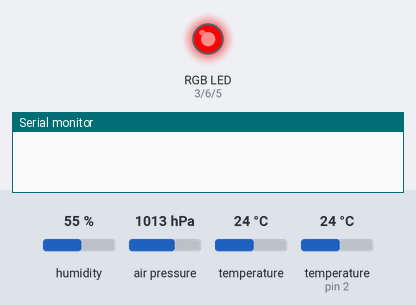
Bench run of a sketch on a simulated Arduino Uno, built for the host (arithmetic inside an expression is 32-bit, double 64-bit). Shown: an RGB LED mixed from three pins (HIGH = lit), the last lines printed to the serial monitor. The inputs (shaded band) are chosen by the test bench; at power-on: humidity 55 %, air pressure 1013 hPa, temperature 24 °C, temperature (sensor on pin 2) 24 °C. WiFi joins after 1.5 s; servers stay silent unless stated; web services answer with replies made up by the test bench.

Above: at 0.1 s.
At 0.6 s:
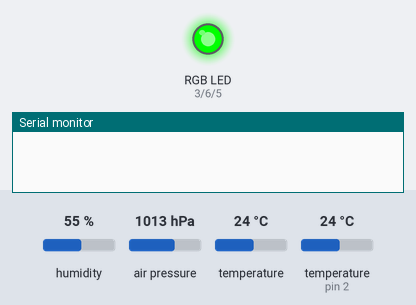
At 1.3 s:
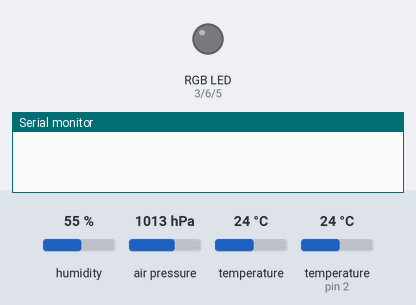
At 72.7 s:
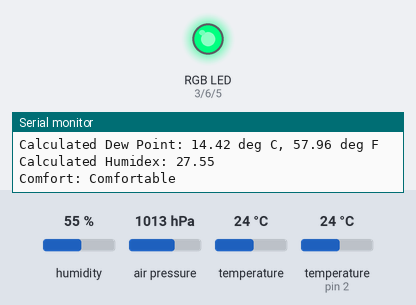
Timing chart, 0 to 74.2 s (numbered marks = the images above):
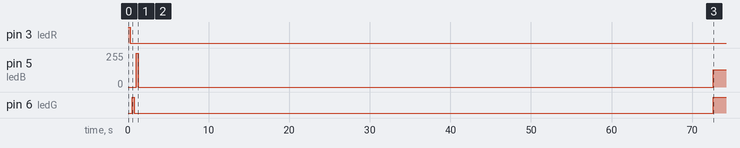

Measured:
- by itself, pin 5 (ledB): 255/255 → 0/255 at 1.3 s, → 128/255 71.4 s later
- by itself, pin 6 (ledG): HIGH → LOW at 0.75 s, → HIGH 71.9 s later

The sketch:

ArduinoHumidex.ino
```cpp
/*
 * Created: August 4, 2015 by Joaquin Arosemena (joaquin.arosemena.507@gmail.com)
 * Github Code: https://github.com/JJAU-PTY/ArduinoHumidex/
 * LIVE Example: https://thingspeak.com/channels/49870
 * References
 * https://learn.adafruit.com/memories-of-an-arduino/optimizing-sram
 * https://learn.adafruit.com/dht
 * https://learn.sparkfun.com/tutorials/bmp180-barometric-pressure-sensor-hookup-?_ga=1.102655620.480421976.1434405733
 * https://thingspeak.com/
 * http://www.engineeringtoolbox.com/absolute-humidity-air-d_681.html
 * http://www.best-microcontroller-projects.com/dht22.html#Dew_Point
 * https://www.safaribooksonline.com/library/view/arduino-cookbook/9781449399368/ch04.html
 * http://www.instructables.com/id/Send-sensor-data-DHT11-BMP180-to-ThingSpeak-with-a/step2/The-Program/
 * http://www.ccohs.ca/oshanswers/phys_agents/humidex.html
 * https://www.electronicsblog.net/arduino-based-temperature-and-humidityhumidex-meter-with-dht22-sensor-and-color-lcd/
 */

//Ethernet libraries
#include <SPI.h>
#include <Ethernet.h>
EthernetClient client;

//Sensors libraries
#include "DHT.h"
#include <SFE_BMP180.h>
#include <Wire.h>
#define DHTPIN 2
#define DHTTYPE DHT11   // DHT 11 Selector
SFE_BMP180 pressure;
#define ALTITUDE 12.0 // Set your current altitude in meters here
DHT dht(DHTPIN, DHTTYPE);

//Custom Made Struct Lib
#include "MyTypes.h"
STHumidex THumidex;

//Ethernet Variables
byte mac[] = { 0xD4, 0x28, 0xB2, 0xFF, 0xA0, 0xA1 }; // Must be unique on local network
String writeAPIKey = "PUT-API-KEY-HERE"; //Put your API Key between the quotes
char thingSpeakAddress[] = "api.thingspeak.com";
const int updateThingSpeakInterval = 16 * 1000;
long lastConnectionTime = 0;
boolean lastConnected = false;
int failedCounter = 0;
char textserver;
unsigned int WaitTime = 50000; //Aditional wait time to make each cycle go arround 1 minute

//Characters Buffers To Convert from Double
char T_buffer[15]; // Temperature Buffer
char P_buffer[15]; // Absolute Pressure Buffer
//char p0_buffer[15]; // Sea Level Pressure Buffer (Not Using)
char h_buffer[15]; // Humidity Buffer
char Pt_buffer[15]; // Dew Point Buffer
char humidex_buffer[15]; // Humidex Buffer
//Strings to send to the Thingspeak server
String T_send; // Temperature String
String P_send; // Absolute Pressure String
//String p0_send; // Sea Level Pressure String (Not Using)
String h_send; // Humidity String
String Pt_send; // Dew Point String
String humidex_send; // Humidex String

//LEDs Declaration
byte ledR = 3;
byte ledG = 6;
byte ledB = 5;

//Sensors Variables
double h, t, humidex, T, P, p0, Pt;
char status;


void setup() {
  // ----------------------------------
  //Initial Boot, it turns the LEDS ON on the RED, GREEN and BLUE order
  pinMode(ledR, OUTPUT);
  pinMode(ledG, OUTPUT);
  pinMode(ledB, OUTPUT);
  digitalWrite(ledR, HIGH);   // set the RED LED on
  delay(250);              // wait for a second
  digitalWrite(ledR, LOW);    // set the RED LED off
  delay(250);              // wait for a second
  digitalWrite(ledG, HIGH);   // set the GREEN LED on
  delay(250);              // wait for a second
  digitalWrite(ledG, LOW);    // set the GREEN LED off
  delay(250);              // wait for a second
  digitalWrite(ledB, HIGH);   // set the BLUE LED on
  delay(250);              // wait for a second
  digitalWrite(ledB, LOW);    // set the BLUE LED off
  delay(250);              // wait for a second

  // ----------------------------------
  //Serial BOOT
  Serial.begin(9600);
  Serial.println(F("Sensor TEST!"));

  // ----------------------------------
  //BMP180 and DHT sensors Test Start
  dht.begin();
  if (pressure.begin())
    Serial.println(F("BMP180 init success"));
  else
  {
    // Oops, something went wrong, this is usually a connection problem,
    // see the comments at the top of this sketch for the proper connections.
    Serial.println(F("BMP180 init fail\n\n"));
    digitalWrite(ledR, HIGH);
    digitalWrite(ledG, HIGH);
    digitalWrite(ledB, HIGH);
    delay(2000);
    while (1); // Pause forever.
  }
  // Reading temperature or humidity takes about 250 milliseconds!
  // Sensor readings may also be up to 2 seconds 'old' (its a very slow sensor)
  h = dht.readHumidity();
  // Read temperature as Celsius (the default)
  t = dht.readTemperature();


  // Check if any reads failed and exit early (to try again).
  if (isnan(h) || isnan(t)) {
    Serial.print(F("Failed to read from DHT sensor!"));
    digitalWrite(ledR, HIGH);
    digitalWrite(ledG, HIGH);
    digitalWrite(ledB, HIGH);
    delay(2000);
    return;
  }
  //Serial Print of Sensors
  Serial.print(F("DHT Humidity: "));
  Serial.print(h);
  Serial.println(F(" %"));
  Serial.print(F("DHT Temperature: "));
  Serial.print(t);
  Serial.print(F(" deg C, "));
  Serial.print((9.0 / 5.0)*t + 32.0, 2);
  Serial.println(F(" deg F."));
  Serial.print(F("BMP180 provided altitude: "));
  Serial.print(ALTITUDE, 0);
  Serial.println(F(" meters"));
  status = pressure.startTemperature();
  if (status != 0)
  {
    // Wait for the measurement to complete:
    delay(status);

    // Retrieve the completed temperature measurement:
    // Note that the measurement is stored in the variable T.
    // Function returns 1 if successful, 0 if failure.
    delay(1000);
    status = pressure.getTemperature(T);
    if (status != 0)
    {
      // Print out the measurement:
      Serial.print(F("BMP180 temperature: "));
      Serial.print(T, 2);
      Serial.print(" deg C, ");
      Serial.print((9.0 / 5.0)*T + 32.0, 2);
      Serial.println(" deg F");

      // Start a pressure measurement:
      // The parameter is the oversampling setting, from 0 to 3 (highest res, longest wait).
      // If request is successful, the number of ms to wait is returned.
      // If request is unsuccessful, 0 is returned.

      status = pressure.startPressure(3);
      if (status != 0)
      {
        // Wait for the measurement to complete:
        delay(status);

        // Retrieve the completed pressure measurement:
        // Note that the measurement is stored in the variable P.
        // Note also that the function requires the previous temperature measurement (T).
        // (If temperature is stable, you can do one temperature measurement for a number of pressure measurements.)
        // Function returns 1 if successful, 0 if failure.
        delay(1000);
        status = pressure.getPressure(P, T);
        if (status != 0)
        {
          // Print out the measurement:
          Serial.print(F("Absolute pressure: "));
          Serial.print(P, 2);
          Serial.println(F(" mb"));


          // The pressure sensor returns abolute pressure, which varies with altitude.
          // To remove the effects of altitude, use the sealevel function and your current altitude.
          // This number is commonly used in weather reports.
          // Parameters: P = absolute pressure in mb, ALTITUDE = current altitude in m.
          // Result: p0 = sea-level compensated pressure in mb

          p0 = pressure.sealevel(P, ALTITUDE); // Esta a 0 m [we're at 1655 meters (Boulder, CO)]
          Serial.print(F("Relative (sea-level) pressure: "));
          Serial.print(p0, 2);
          Serial.println(F(" mb"));

        }
        else Serial.println(F("error retrieving pressure measurement\n"));
      }
      else Serial.println(F("error starting pressure measurement\n"));
    }
    else Serial.println(F("error retrieving temperature measurement\n"));
  }
  else Serial.println(F("error starting temperature measurement\n"));

  // ----------------------------------
  //Here ends the code from the sensors examples
  //Now we compare the temperature sensors for a big variation
  Serial.print(F("Diference in temperature between BMP180-DHT sensors: "));
  Serial.println((T - t));
  if ((T - t) > 2) {
    Serial.print(F("Diference exceeds 2 degrees, consider checking the sensors"));
    digitalWrite(ledR, HIGH);
    digitalWrite(ledG, HIGH);
    digitalWrite(ledB, HIGH);
  }
  //Print of Dewpoint and Humidex values
  Pt = dewPoint(T, h);
  Serial.print(F("Calculated Dew Point: "));
  Serial.print(Pt);
  Serial.print(F(" deg C, "));
  Serial.print((9.0 / 5.0)*Pt + 32.0, 2);
  Serial.println(F(" deg F"));
  humidex = calculate_humidex(T, h);
  Serial.print(F("Humidex: "));
  Serial.println(humidex);
  TCHumidex(humidex);
  Serial.print(F("Comfort: "));
  Serial.println(THumidex.Sens);
  Serial.println(F("\t"));
  delay(1000); //1 Second Pause
  startEthernet();
}

void loop() {
  // ----------------------------------
  // Disconnect from ThingSpeak
  if (!client.connected() && lastConnected)
  {
    Serial.println(F("...disconnected.\n"));
    client.stop();
  }
  delay(15000); //15 seconds delay (Obligatory delay for the Thingspeak server)
  delay(WaitTime); //Aditional delay

  // ----------------------------------
  //Boot of BMP180
  if (pressure.begin()) {
  }
  else
  {
    // Oops, something went wrong, this is usually a connection problem,
    // see the comments at the top of this sketch for the proper connections.
    Serial.println(F("BMP180 init fail\n\n"));
    digitalWrite(ledR, HIGH);
    digitalWrite(ledG, HIGH);
    digitalWrite(ledB, HIGH);
    delay(2000);
    while (1); // Pause forever.
  }

  //BMP180 Reading
  status = pressure.startTemperature();
  if (status != 0)
  {
    // Wait for the measurement to complete:
    delay(status);
  }
  status = pressure.getTemperature(T);
  if (status != 0)
  {
    // Wait for the measurement to complete:
    delay(status);
  }
  status = pressure.startPressure(3);
  if (status != 0)
  {
    // Wait for the measurement to complete:
    delay(status);
  }
  status = pressure.getPressure(P, T);
  if (status != 0)
  {
    // Wait for the measurement to complete:
    delay(status);
  }
  p0 = pressure.sealevel(P, ALTITUDE);

  //DHT Reading
  h = dht.readHumidity();
  t = dht.readTemperature();
  //DHT Status
  if (isnan(h) || isnan(t)) {
    Serial.println(F("Failed to read from DHT sensor!"));
    digitalWrite(ledR, HIGH);
    digitalWrite(ledG, HIGH);
    digitalWrite(ledB, HIGH);
    delay(2000);
    return;
  }

  // Variables Calculation
  Pt = dewPoint(T, h);
  humidex = calculate_humidex(T, h);
  TCHumidex(humidex);

  //Variables serial print
  SerialPrints();
  // ----------------------------------
  //LED Ilumination
  analogWrite(ledR, THumidex.R);
  analogWrite(ledG, THumidex.G);
  analogWrite(ledB, THumidex.B);
  delay(500); //Half Second delay

  // ----------------------------------
  //Conversion of Double values to Char and then to String
  /*
   * Send fahrenheit values with this code:
   * T = ((9.0 / 5.0)*T + 32.0);
   * Pt = ((9.0 / 5.0)*Pt + 32.0);
   */
  T_send = dtostrf(T, 0, 5, T_buffer);
  P_send = dtostrf(P, 0, 5, P_buffer);
  //  p0_send = dtostrf(P, 0, 5, p0_buffer); (Not Using)
  h_send = dtostrf(h, 0, 5, h_buffer);
  Pt_send = dtostrf(Pt, 0, 5, Pt_buffer);
  humidex_send = dtostrf(humidex, 0, 5, humidex_buffer);
  delay(500); //Half second pause before updating to the server

  // ----------------------------------
  //Update ThingSpeak
  if (!client.connected())
  {
    updateThingSpeak("field1=" + T_send + "&field2=" + P_send + "&field3=" + h_send + "&field4=" + Pt_send + "&field5=" + humidex_send);
  }
  // Check if Arduino Ethernet needs to be restarted
  if (failedCounter > 3 ) {
    startEthernet();
  }
  lastConnected = client.connected();

  delay(5000); //Obligatory delay to allow the server send its data to the Arduino
  if (client.available()) {
    while (client.available()) {
      textserver = client.read();
      Serial.print(textserver); //Print the data from the server
    }

  }
  else {
    Serial.println(F("No ethernet data"));
    digitalWrite(ledR, HIGH);
    digitalWrite(ledG, LOW);
    digitalWrite(ledB, HIGH);
  }
}
```

Formulas.ino
```cpp
// Dew Point
// See more at: http://www.best-microcontroller-projects.com/dht22.html#Dew_Point

double dewPoint(double celsius, double humidity) {
  // (1) Saturation Vapor Pressure = ESGG(T)
  double RATIO = 373.15 / (273.15 + celsius);
  double RHS = -7.90298 * (RATIO - 1);
  RHS += 5.02808 * log10(RATIO);
  RHS += -1.3816e-7 * (pow(10, (11.344 * (1 - 1 / RATIO ))) - 1) ;
  RHS += 8.1328e-3 * (pow(10, (-3.49149 * (RATIO - 1))) - 1) ;
  RHS += log10(1013.246);

  // factor -3 is to adjust units - Vapor Pressure SVP * humidity
  double VP = pow(10, RHS - 3) * humidity;

  // (2) DEWPOINT = F(Vapor Pressure)
  double TV = log(VP / 0.61078); // temp var
  return ((241.88 * TV) / (17.558 - TV));
}

//Humidex Calculation
//https://www.electronicsblog.net/arduino-based-temperature-and-humidityhumidex-meter-with-dht22-sensor-and-color-lcd/

double calculate_humidex(double temperature, double humidity) {
  double e;
  e = (6.112 * pow(10, (7.5 * temperature / (237.7 + temperature))) * humidity / 100); //vapor pressure
  double humix = temperature + 0.55555555 * (e - 10.0); //humidex
  return humix;
}
```

MyTypes.h
```cpp
/*
 * http://playground.arduino.cc/Code/Struct
 * http://forum.arduino.cc/index.php?topic=43587.0
 * http://forum.arduino.cc/index.php?topic=44890.0
 */
#ifndef MyTypes_h
#define MyTypes_h

#include <WString.h>

typedef struct {
  byte R;
  byte G;
  byte B;
  String Sens;
} STHumidex;

#endif
```

SerialPrints.ino
```cpp
//Optional Void to print the serial values of the sensors
void SerialPrints() {
  //Values Serial Print
  Serial.print(F("Absolute pressure: "));
  Serial.print(P, 2);
  Serial.println(F(" mb"));
  Serial.print(F("Relative (sea-level) pressure: "));
  Serial.print(p0, 2);
  Serial.println(F(" mb"));

  Serial.print(F("BMP180 temperature: "));
  Serial.print(T, 2);
  Serial.print(F(" deg C, "));
  Serial.print((9.0 / 5.0)*T + 32.0, 2);
  Serial.println(F(" deg F"));

  Serial.print(F("DHT Temperature: "));
  Serial.print(t);
  Serial.print(F(" deg C, "));
  Serial.print((9.0 / 5.0)*t + 32.0, 2);
  Serial.println(F(" deg F"));

  Serial.print(F("DHT Humidity: "));
  Serial.println(h);
  Serial.print(F("Diference in temperature between BMP180-DHT sensors: "));
  Serial.println((T - t));

  Serial.print(F("Calculated Dew Point: "));
  Serial.print(Pt);
  Serial.print(F(" deg C, "));
  Serial.print((9.0 / 5.0)*Pt + 32.0, 2);
  Serial.println(F(" deg F"));

  Serial.print(F("Calculated Humidex: "));
  Serial.println(humidex);

  Serial.print(F("Comfort: "));
  Serial.println(THumidex.Sens);
}
```

Tables.ino
```cpp
/*
 * HUMIDEX Comparative Tables
 * This includes the LEDs Colors values
 * http://www.ccohs.ca/oshanswers/phys_agents/humidex.html
 * http://www.ccacac.com/wp-content/uploads/2010/06/Humidex-Graph.pdf
 */

void TCHumidex (double Hdex) {
  if (Hdex <= 23.00) {
    THumidex.R = 0;
    THumidex.G = 0;
    THumidex.B = 255;
    THumidex.Sens = (F("Unconfortable"));
  }
  if ((Hdex > 23.00) && (Hdex <= 26.00)) {
    THumidex.R = 0;
    THumidex.G = 128;
    THumidex.B = 255;
    THumidex.Sens = (F("Very comfortable"));
  }
  if ((Hdex > 26.00) && (Hdex <= 30.00)) {
    THumidex.R = 0;
    THumidex.G = 255;
    THumidex.B = 128;
    THumidex.Sens = (F("Comfortable"));
  }
  if ((Hdex > 30.00) && (Hdex <= 39.00)) {
    THumidex.R = 64;
    THumidex.G = 144;
    THumidex.B = 0;
    THumidex.Sens = (F("Disconfort / Hot Feeling"));
  }
  if ((Hdex > 39.00) && (Hdex <= 45.00)) {
    THumidex.R = 128;
    THumidex.G = 128;
    THumidex.B = 0;
    THumidex.Sens = (F("Great disconfort / Avoid exertion"));
  }
  if ((Hdex > 45.00) && (Hdex <= 54.00)) {
    THumidex.R = 255;
    THumidex.G = 64;
    THumidex.B = 0;
    THumidex.Sens = (F("Exesive heat / Dangerous"));
  }
  if (Hdex > 54.00) {
    THumidex.R = 255;
    THumidex.G = 0;
    THumidex.B = 0;
    THumidex.Sens = (F("Heat Stroke imminent"));
  }
  /*
   * Code to force a color or text
   * else {
   * R=255;
   * G=255;
   * B=255;
   * Sens=("Forced");}}
   */
}
```

ThingSpeakEthernet.ino
```cpp
/*
 * http://community.thingspeak.com/arduino/ThingSpeakClient.pde
 * http://www.instructables.com/id/Send-sensor-data-DHT11-BMP180-to-ThingSpeak-with-a/step2/The-Program/
 */

void startEthernet()
{
  client.stop();
  Serial.print(F("Connecting Arduino to network..."));
  Serial.println();
  delay(1000);
  // Connect to network amd obtain an IP address using DHCP
  if (Ethernet.begin(mac) == 0)
  {
    Serial.println(F("DHCP Failed, reset Arduino to try again"));
    Serial.println();
    digitalWrite(ledR, HIGH);
    digitalWrite(ledG, LOW);
    digitalWrite(ledB, HIGH);
  }
  else
  {
    Serial.print(F("Arduino connected to network using DHCP. "));
  }
  Serial.print(F("My IP address: "));
  for (byte thisByte = 0; thisByte < 4; thisByte++) {
    // print the value of each byte of the IP address:
    Serial.print(Ethernet.localIP()[thisByte], DEC);
    Serial.print(".");
  }
  Serial.println("\n");
}

void updateThingSpeak(String tsData) {
  if (client.connect(thingSpeakAddress, 80))
  {
    client.print("POST /update HTTP/1.1\n");
    client.print("Host: api.thingspeak.com\n");
    client.print("Connection: close\n");
    client.print("X-THINGSPEAKAPIKEY: " + writeAPIKey + "\n");
    client.print("Content-Type: application/x-www-form-urlencoded\n");
    client.print("Content-Length: ");
    client.print(tsData.length());
    client.print("\n\n");
    client.print(tsData);
    lastConnectionTime = millis();
    if (client.connected())
    {
      Serial.print(F("Sending to ThingSpeak...\n\n"));
      failedCounter = 0;
    }
    else
    {
      failedCounter++;
      Serial.println("Connection to ThingSpeak failed (" + String(failedCounter, DEC) + ")");
      Serial.println();
    }
  }
  else
  {
    failedCounter++;
    Serial.println("Connection to ThingSpeak Failed (" + String(failedCounter, DEC) + ")");
    Serial.println();
    lastConnectionTime = millis();
  }
}
```
